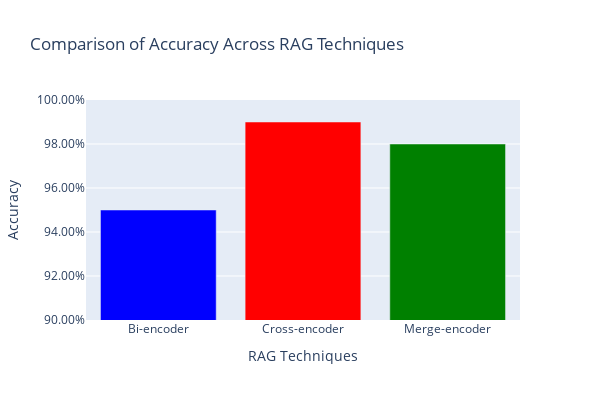

This figure's notebook cell:
### Code cell
import plotly.graph_objects as go
import pandas as pd

bi = pd.read_csv('BI_test_result.csv')
cross = pd.read_csv('CROSS_test_result.csv')
merge = pd.read_csv('Merge_test_result.csv')

bi_accuracy = bi['hit'].sum() / len(bi) 
cross_accuracy = cross['hit'].sum() / len(cross)
merge_accuracy = merge['hit'].sum() / len(merge)

fig = go.Figure()

# Add the accuracy for Bi-encoder
fig.add_trace(go.Bar(
    x=['Bi-encoder'],
    y=[bi_accuracy],
    name='Bi-encoder',
    marker=dict(color='blue')  # Blue for Bi-encoder
))

# Add the accuracy for Cross-encoder
fig.add_trace(go.Bar(
    x=['Cross-encoder'],
    y=[cross_accuracy],
    name='Cross-encoder',
    marker=dict(color='red')  # Red for Cross-encoder
))

# Add the accuracy for Merge-encoder
fig.add_trace(go.Bar(
    x=['Merge-encoder'],
    y=[merge_accuracy],
    name='Merge-encoder',
    marker=dict(color='green')  # Green for Merge-encoder
))

# Update layout to customize the plot
fig.update_layout(
    title='Comparison of Accuracy Across RAG Techniques',
    xaxis_title='RAG Techniques',
    yaxis_title='Accuracy',
    showlegend=False,
    yaxis=dict(tickformat='.2%', range=[0.9, 1]),  # Display accuracy as percentage
    barmode='group',
    height=400, 
    width=600 
)

# Show the plot
fig.show()

### Figure 1 — Plotly figure (JSON) as saved in the notebook; plotly's stock layout.template omitted (floating-point values rounded to 4 significant figures)
{"data": [{"marker": {"color": "blue"}, "name": "Bi-encoder", "type": "bar", "x": ["Bi-encoder"], "y": [0.95]}, {"marker": {"color": "red"}, "name": "Cross-encoder", "type": "bar", "x": ["Cross-encoder"], "y": [0.99]}, {"marker": {"color": "green"}, "name": "Merge-encoder", "type": "bar", "x": ["Merge-encoder"], "y": [0.98]}], "layout": {"barmode": "group", "height": 400, "showlegend": false, "title": {"text": "Comparison of Accuracy Across RAG Techniques"}, "width": 600, "xaxis": {"title": {"text": "RAG Techniques"}}, "yaxis": {"range": [0.9, 1], "tickformat": ".2%", "title": {"text": "Accuracy"}}}}
